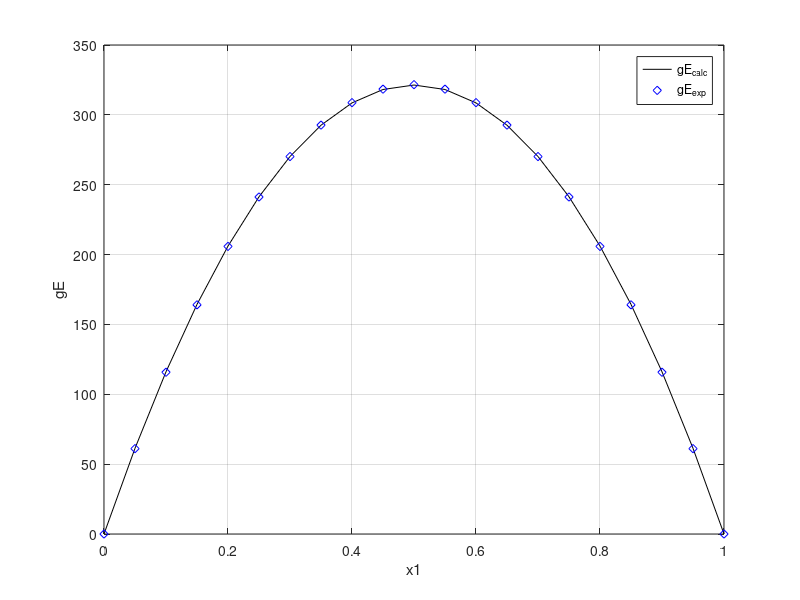

The MATLAB source for this figure:
function Proj1B
% Conor Luppnow
% This program:
%   - Calculates gE_exp vs x1 using VLE data.
%   - Determines the Wilson equation paramaters: lambda_12 and lambda_21
%   - Calculates gE_calc using the Wilson equation.
%   - plots gE_exp and gE_calc vs x1. 
%   - Calculates error (gE_exp - gE_calc)
%   - Allows for conclusion that the Wilson equation describes the
%     experimental data well.
%
    clc; clear; close;
    
    % set up variables and data.
    x1 = 0:0.05:1;
    x2 = 1-x1;
    T = 313.15;
    R_const = 8.314;
    v1 = 41.489;
    v2 = 18.156;
    
    % Set the model "mdlfunc" for use in nlinfit
    % b(1) = lambda_12
    % b(2) = lambda_21
    mdlfunc = @(b,x1) -R_const*T*(x1.* log(x1 + ((v2/v1)*exp(-b(1)/(R_const*T))).* x2) + x2.* log(x2 + ((v1/v2)*exp(-b(2)/(R_const*T))).* x1));

    % From 1A: A = 1286.46130
    A = 1286.46130;
    
    % calculate gE_exp using two-suffix Margules model.
    for i = 1:numel(x1)
        gE_exp(i) = A*x1(i)*x2(i);

    end

    % Use nlinfit to fit the data to the model mdlfunc.
    b0 = rand(1,2);

    [b,R,J,CovB,MSE] = nlinfit(x1,gE_exp,mdlfunc,b0);

    % calculate gE_calc using the Wilson equation.
    for j = 1:numel(x1)
        gE_calc(j) = -R_const*T*(x1(j)* log(x1(j) + ((v2/v1)*exp(-b(1)/(R_const*T)))* x2(j)) + x2(j)* log(x2(j) + ((v1/v2)*exp(-b(2)/(R_const*T)))* x1(j)));

    end

    % calculate the error (gE_exp - gE_calc)
    for k = 1:numel(x1)
        error(k) = gE_exp(k) - gE_calc(k);
    end

    % plot data, and print error values.
    plot(x1,gE_calc,'-k'); hold on
    plot(x1,gE_exp,'db'); grid on;
    xlabel('x1');
    ylabel('gE');
    legend('gE_c_a_l_c','gE_e_x_p')

    fprintf('Error: (gE_exp - gE_calc), for each x1\n');
    for q = 1:numel(x1)
        fprintf('For x1: %5.3f, error:%5.3f \n',x1(q),error(q));
    end
    fprintf('\n');
end